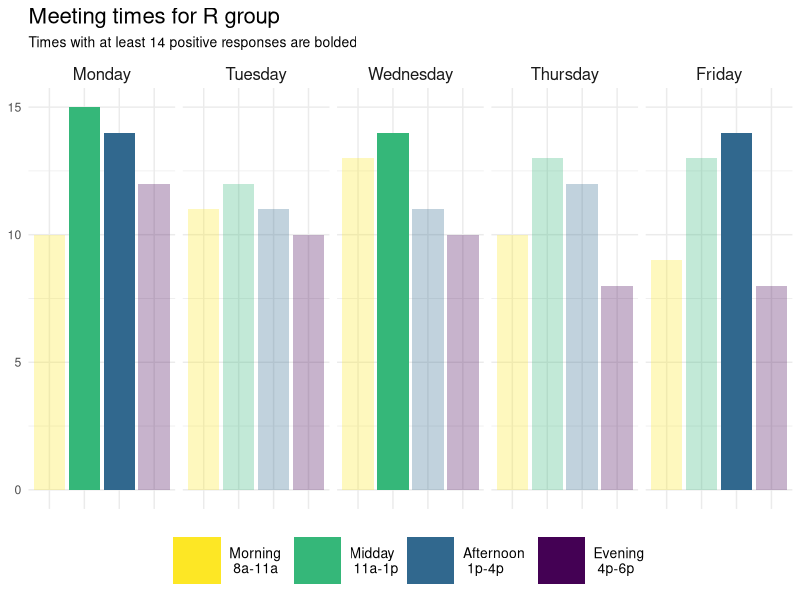

The R script that drew this image:

## @knitr timeGraph

library(tidyverse)

rusersOrig <- readxl::read_excel("../data/R users group list 0527_136PM.xlsx")


# I promise I will annotate this soon!

rusers <- rusersOrig %>%
  
  filter(StartDate != "Start Date") %>%
  
  select(morning = Q2_1, 
         midday = Q2_2, 
         afternoon = Q2_3, 
         evening = Q2_4) %>%
  
  rownames_to_column(var="ID") %>%
  
  pivot_longer(cols=c(morning, midday, afternoon, evening), 
               names_to = "time", 
               values_to = "days") %>%
  
  filter(!is.na(days)) %>%
  
  mutate(mon = str_detect(days, "Monday"), 
         tues = str_detect(days, "Tuesday"), 
         wed = str_detect(days, "Wednesday"), 
         thurs = str_detect(days, "Thursday"), 
         fri = str_detect(days, "Friday")) %>%
  
  select(-ID, -days) %>%
  
  pivot_longer(cols=c(mon, tues, wed, thurs, fri), 
               names_to = "day", 
               values_to = "tf") %>%
  
  filter(tf==TRUE) %>%
  
  select(-tf) %>%
  
  group_by(time, day) %>%
  
  summarise(count = n()) %>%
  
  ungroup() %>%
  
  mutate(time = factor(time, 
                       levels = c("morning", "midday", "afternoon", "evening"), 
                       labels = c("morning" = "Morning \n 8a-11a", 
                                  "midday" = "Midday \n 11a-1p", 
                                  "afternoon" = "Afternoon \n 1p-4p", 
                                  "evening" = "Evening \n 4p-6p")), 
         day = factor(day, 
                      levels = c("mon", "tues", "wed", "thurs", "fri"), 
                      labels = c("mon" = "Monday", 
                                 "tues" = "Tuesday", 
                                 "wed" = "Wednesday", 
                                 "thurs" = "Thursday", 
                                 "fri" = "Friday")), 
         
         gt14 = if_else(count>=14, 1, 0)) %>%
  
  arrange(time, day)



ggplot(data=rusers, 
       aes(x=time, 
           y=count)) +
  
  geom_bar(aes(fill=time, alpha=factor(gt14)), 
           stat="identity") + 
  
  scale_alpha_discrete(range=c(0.3, 1)) + 
  
  scale_fill_viridis_d(direction=-1) + 
  
  facet_wrap(~day, 
             nrow=1) + 
  
  theme_minimal() + 
  
  theme(legend.position = "bottom", 
        legend.title = element_blank(), 
        axis.text.x = element_blank(), 
        axis.title.x = element_blank(), 
        axis.title.y = element_blank(), 
        strip.text = element_text(size=12), 
        plot.title = element_text(size=16), 
        plot.subtitle = element_text(size=10), 
        legend.text = element_text(size=10), 
        legend.spacing.x = unit(0.7, 'cm')) + 
  
  guides(alpha=FALSE, 
         fill = guide_legend(override.aes = list(size = 12))) + 
  
  labs(title = "Meeting times for R group", 
       subtitle = "Times with at least 14 positive responses are bolded")





